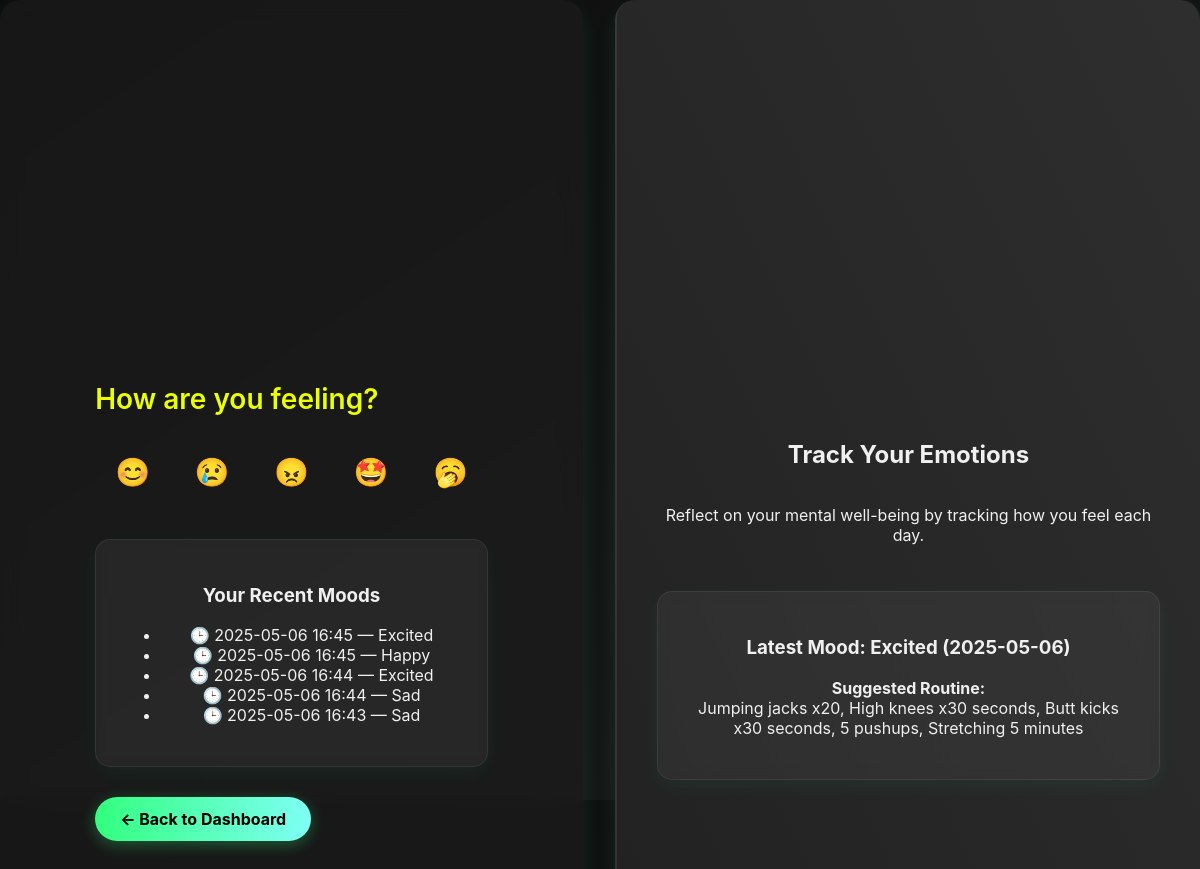
The page /mood/adjust (signed in) on the database as committed earlier.
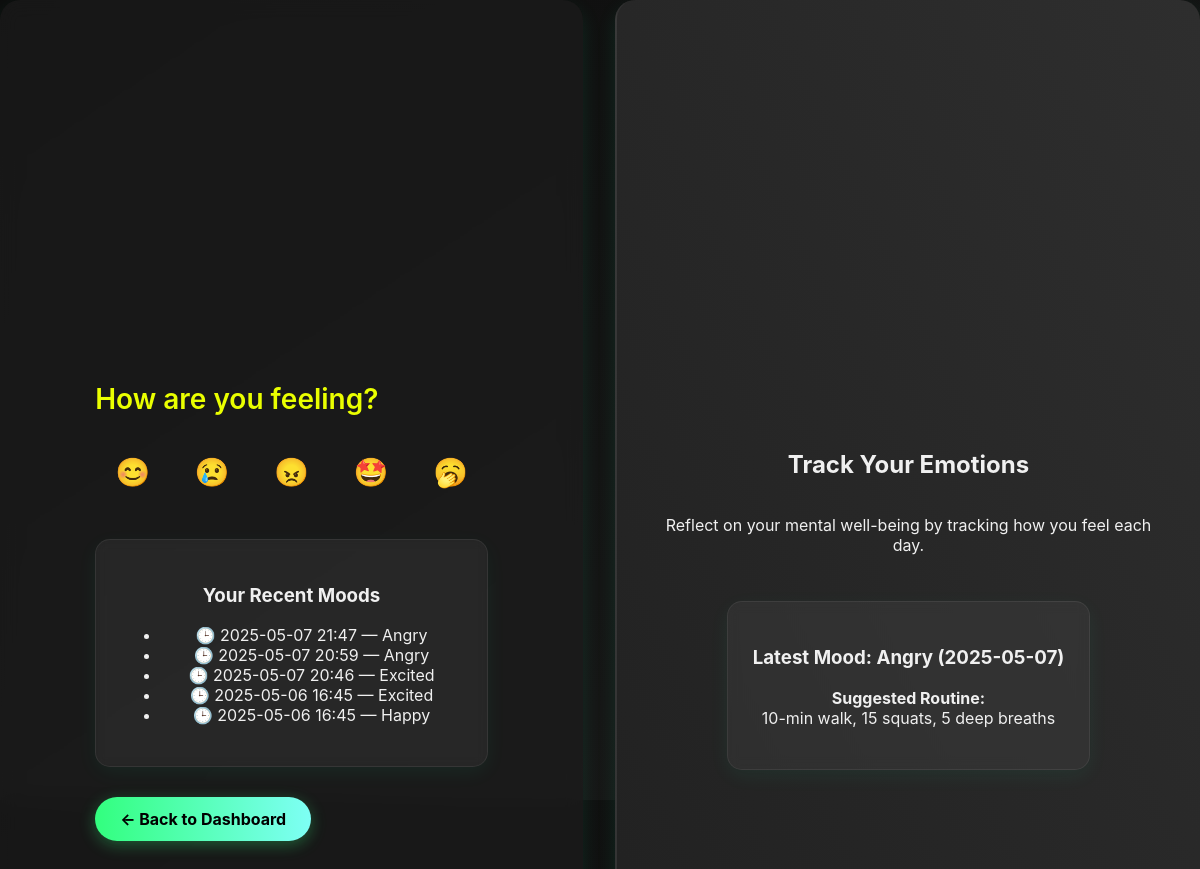
The same page on the database as committed later.
### models/mood.py (models this page shows)
class Mood(db.Model):
    id = db.Column(db.Integer, primary_key=True)
    mood_type = db.Column(db.String(50))
    routine = db.Column(db.Text)  # ← New field
    timestamp = db.Column(db.DateTime, default=datetime.utcnow)
    user_id = db.Column(db.Integer, db.ForeignKey('user.id'))

### routes/mood.py (the view, shortened to what this page needs)
@mood_bp.route('/adjust', methods=['GET', 'POST'])
@login_required
def adjust_mood():
    moods = Mood.query.filter_by(user_id=current_user.id).order_by(Mood.timestamp.desc()).limit(5).all()
    return render_template('mood/adjust_mood.html', moods=moods)

### app.py (called while the page is built)
@login_manager.user_loader
def load_user(user_id):
    return User.query.get(int(user_id))

### templates/mood/adjust_mood.html (shortened to what this page needs)
<!DOCTYPE html>
<html lang="en">
<head>
    <link rel="stylesheet" href="{{ url_for('static', filename='css/styles.css') }}">
</head>
<body>
    <div class="container">
        <div class="left-panel">
            <div class="left-column">
                <h2>How are you feeling?</h2>
                <form method="POST" class="emoji-form">
                    <button type="submit" name="mood" value="Happy">😊</button>
                    <button type="submit" name="mood" value="Sad">😢</button>
                    <button type="submit" name="mood" value="Angry">😠</button>
                    <button type="submit" name="mood" value="Excited">🤩</button>
                    <button type="submit" name="mood" value="Tired">🥱</button>
                </form>
                {% if moods and moods|length > 0 %}
                <div class="mood-box">
                    <h3>Your Recent Moods</h3>
                    <ul>
                        {% for mood in moods %}
                            <li><span class="clock-icon">🕒</span> {{ mood.timestamp.strftime("%Y-%m-%d %H:%M") }} — {{ mood.mood_type }}</li>
                        {% endfor %}
                    </ul>
                </div>
                {% endif %}
                <a href="{{ url_for('main.dashboard') }}" class="back-dashboard-btn">← Back to Dashboard</a>
            </div>
        </div>
        <div class="right-panel">
            <h2>Track Your Emotions</h2>
            <p>Reflect on your mental well-being by tracking how you feel each day.</p>
            {% if moods and moods|length > 0 %}
            {% set latest_mood = moods[0] %}
            <div class="routine-box">
                <h3>Latest Mood: {{ latest_mood.mood_type }} ({{ latest_mood.timestamp.strftime('%Y-%m-%d') }})</h3>
                <p><strong>Suggested Routine:</strong><br>
                {{ latest_mood.routine }}
                </p>
            </div>
            {% endif %}
        </div>
    </div>
</body>
</html>

Rows that differ between the two databases and show on the page:
no longer on this page (row unchanged): Mood: timestamp "2025-05-06 16:44", mood_type "Excited"
no longer on this page (row unchanged): Mood: timestamp "2025-05-06 16:44", mood_type "Sad"
no longer on this page (row unchanged): Mood: timestamp "2025-05-06 16:43", mood_type "Sad"
added Mood: timestamp "2025-05-07 21:47", mood_type "Angry", timestamp "2025-05-07", routine "10-min walk, 15 squats, 5 deep breaths"
added Mood: timestamp "2025-05-07 20:59", mood_type "Angry"
added Mood: timestamp "2025-05-07 20:46", mood_type "Excited"
Other text that changed with them:
{{ latest_mood.mood_type }}: "Excited" → "Angry"
{{ latest_mood.timestamp.strftime('%Y-%m-%d') }}: "2025-05-06" → "2025-05-07"
{{ latest_mood.routine }}: "Jumping jacks x20, High knees x30 seconds, Butt kicks x30 seconds, 5 pushups, Stretching 5 minutes" → "10-min walk, 15 squats, 5 deep breaths"
